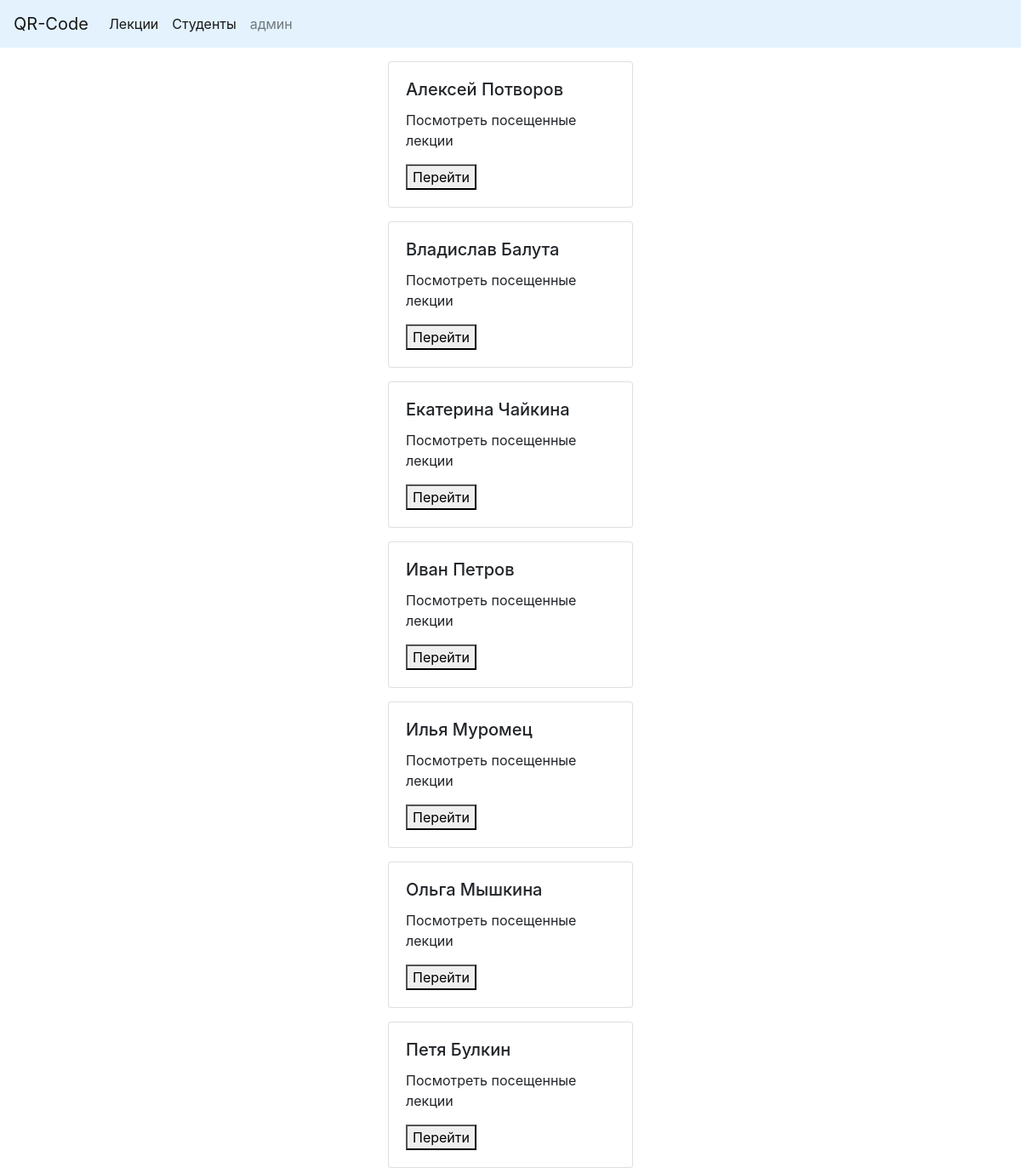
Page /student on the committed database.
### testpages/models.py (models this page shows, shortened)
class Student(models.Model):
    name = models.CharField(max_length=150, unique=True)
    active = models.BooleanField(default=True)
    class Meta:
        verbose_name = 'Студент'
        verbose_name_plural = 'Студенты'

### testpages/views.py (the view, shortened to what this page needs)
# urls.py: path('student', StudentPage.as_view(), name='student_page'),
class StudentPage(View):
    def get(self, request):
        students = Student.objects.all().order_by('name')
        return render(request, 'testpages/student.html',
                      context={'students': students})

### testpages/templates/testpages/student.html (shortened to what this page needs)
{% extends 'testpages/base_page.html' %}
{% block content %}
{% for student in students %}
<form action= "#" method="post">
                     <div class="card mt-3 ml-auto mr-auto " style="width: 18rem;">
                      <div class="card-body">
                        <h5 class="card-title">{{ student.name }}</h5>
                        <p class="card-text"> Посмотреть посещенные лекции  </p>
                        <button>Перейти</button>
                      </div>
                    </div>
                </form>
{% endfor %}
{% endblock %}

### rows in the picture
Student: name "Алексей Потворов"
Student: name "Владислав Балута"
Student: name "Екатерина Чайкина"
Student: name "Иван Петров"
Student: name "Илья Муромец"
Student: name "Ольга Мышкина"
Student: name "Петя Булкин"
